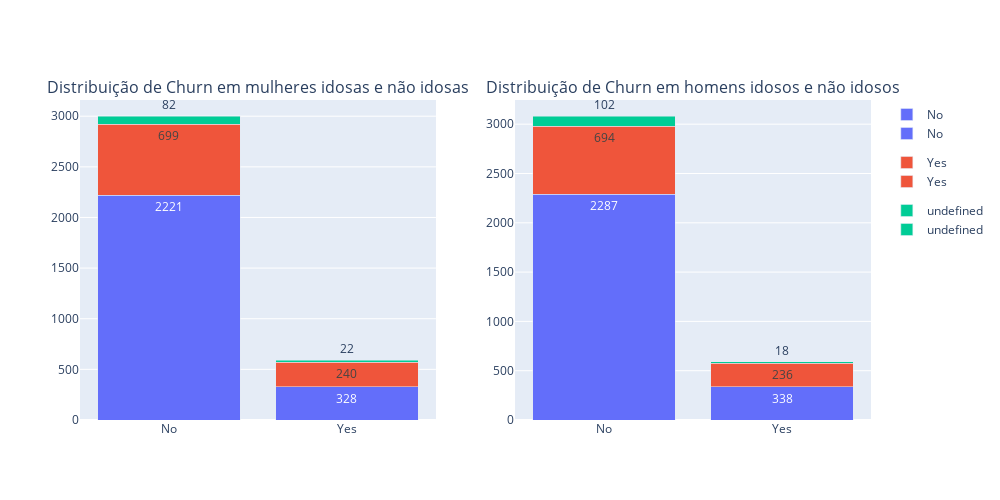

Write notebook code for a chart like this one.
### Code cell
fig = make_subplots(rows=1, cols=2, subplot_titles=['Distribuição de Churn em mulheres idosas e não idosas','Distribuição de Churn em homens idosos e não idosos'])

bar1 = px.bar(x=cross_genero_idade.query('genero=="Female"')['idoso'],y=cross_genero_idade.query('genero=="Female"')['Count'], labels={'x':'Idoso', 'y':'count'}, text_auto=True, color=cross_genero_idade.query('genero=="Female"')['churn'])
bar2 = px.bar(x=cross_genero_idade.query('genero=="Male"')['idoso'],y=cross_genero_idade.query('genero=="Male"')['Count'], labels={'x':'Idoso', 'y':'count'}, text_auto=True, color=cross_genero_idade.query('genero=="Male"')['churn'])

fig.append_trace(bar1['data'][0], row=1, col=1)
fig.append_trace(bar1['data'][1], row=1, col=1)
fig.append_trace(bar1['data'][2], row=1, col=1)


fig.append_trace(bar2['data'][0], row=1, col=2)
fig.append_trace(bar2['data'][1], row=1, col=2)
fig.append_trace(bar2['data'][2], row=1, col=2)

fig.update_layout(width=1000 , height=500, barmode='stack')
fig.show('png')

### Figure 1 — Plotly figure (JSON) as saved in the notebook; plotly's stock layout.template omitted (floating-point values rounded to 4 significant figures)
{"data": [{"alignmentgroup": "True", "hovertemplate": "color=No<br>Idoso=%{x}<br>count=%{y}<extra></extra>", "legendgroup": "No", "marker": {"color": "#636efa", "pattern": {"shape": ""}}, "name": "No", "offsetgroup": "No", "orientation": "v", "showlegend": true, "textposition": "auto", "texttemplate": "%{y}", "x": ["No", "Yes"], "xaxis": "x", "y": [2221, 328], "yaxis": "y", "type": "bar"}, {"alignmentgroup": "True", "hovertemplate": "color=Yes<br>Idoso=%{x}<br>count=%{y}<extra></extra>", "legendgroup": "Yes", "marker": {"color": "#EF553B", "pattern": {"shape": ""}}, "name": "Yes", "offsetgroup": "Yes", "orientation": "v", "showlegend": true, "textposition": "auto", "texttemplate": "%{y}", "x": ["No", "Yes"], "xaxis": "x", "y": [699, 240], "yaxis": "y", "type": "bar"}, {"alignmentgroup": "True", "hovertemplate": "color=undefined<br>Idoso=%{x}<br>count=%{y}<extra></extra>", "legendgroup": "undefined", "marker": {"color": "#00cc96", "pattern": {"shape": ""}}, "name": "undefined", "offsetgroup": "undefined", "orientation": "v", "showlegend": true, "textposition": "auto", "texttemplate": "%{y}", "x": ["No", "Yes"], "xaxis": "x", "y": [82, 22], "yaxis": "y", "type": "bar"}, {"alignmentgroup": "True", "hovertemplate": "color=No<br>Idoso=%{x}<br>count=%{y}<extra></extra>", "legendgroup": "No", "marker": {"color": "#636efa", "pattern": {"shape": ""}}, "name": "No", "offsetgroup": "No", "orientation": "v", "showlegend": true, "textposition": "auto", "texttemplate": "%{y}", "x": ["No", "Yes"], "xaxis": "x2", "y": [2287, 338], "yaxis": "y2", "type": "bar"}, {"alignmentgroup": "True", "hovertemplate": "color=Yes<br>Idoso=%{x}<br>count=%{y}<extra></extra>", "legendgroup": "Yes", "marker": {"color": "#EF553B", "pattern": {"shape": ""}}, "name": "Yes", "offsetgroup": "Yes", "orientation": "v", "showlegend": true, "textposition": "auto", "texttemplate": "%{y}", "x": ["No", "Yes"], "xaxis": "x2", "y": [694, 236], "yaxis": "y2", "type": "bar"}, {"alignmentgroup": "True", "hovertemplate": "color=undefined<br>Idoso=%{x}<br>count=%{y}<extra></extra>", "legendgroup": "undefined", "marker": {"color": "#00cc96", "pattern": {"shape": ""}}, "name": "undefined", "offsetgroup": "undefined", "orientation": "v", "showlegend": true, "textposition": "auto", "texttemplate": "%{y}", "x": ["No", "Yes"], "xaxis": "x2", "y": [102, 18], "yaxis": "y2", "type": "bar"}], "layout": {"xaxis": {"anchor": "y", "domain": [0, 0.45]}, "yaxis": {"anchor": "x", "domain": [0, 1]}, "xaxis2": {"anchor": "y2", "domain": [0.55, 1]}, "yaxis2": {"anchor": "x2", "domain": [0, 1]}, "annotations": [{"font": {"size": 16}, "showarrow": false, "text": "Distribuição de Churn em mulheres idosas e não idosas", "x": 0.225, "xanchor": "center", "xref": "paper", "y": 1, "yanchor": "bottom", "yref": "paper"}, {"font": {"size": 16}, "showarrow": false, "text": "Distribuição de Churn em homens idosos e não idosos", "x": 0.775, "xanchor": "center", "xref": "paper", "y": 1, "yanchor": "bottom", "yref": "paper"}], "width": 1000, "height": 500, "barmode": "stack"}}
